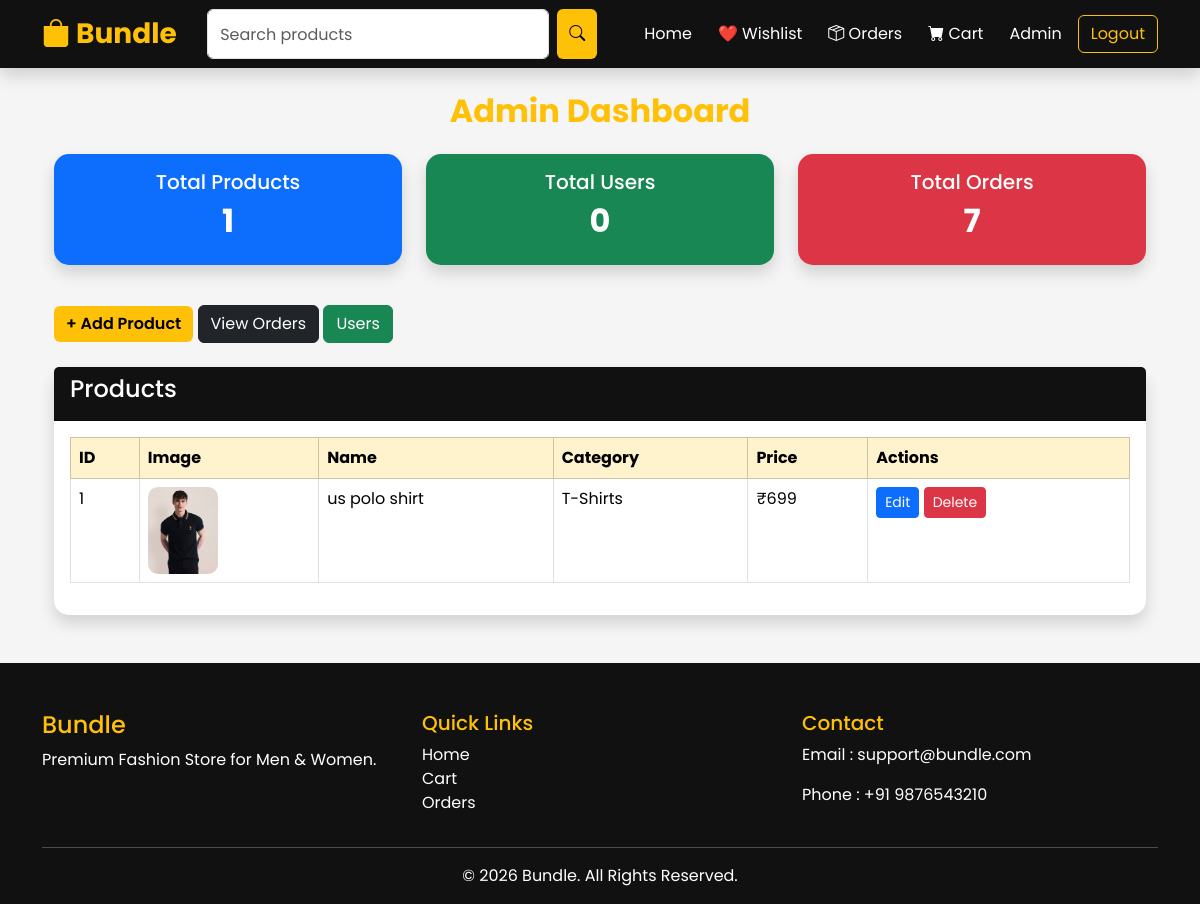
The app's page /admin (signed in), older data.
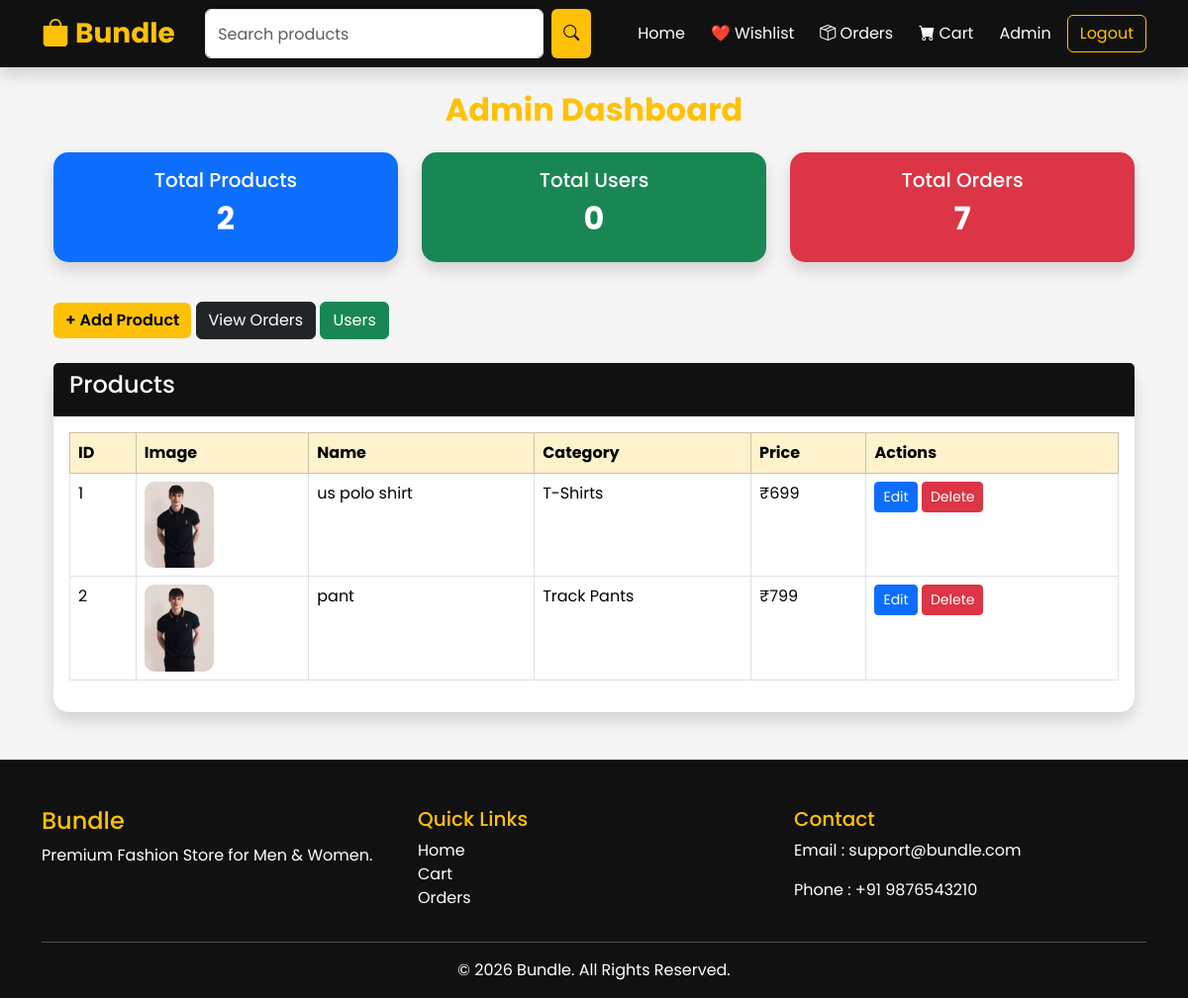
The same page, newer data.
### app.py (models this page shows)
class Product(db.Model):
    id = db.Column(
        db.Integer,
        primary_key=True
    )
    name = db.Column(
        db.String(150),
        nullable=False
    )
    category = db.Column(
        db.String(100),
        nullable=False
    )
    price = db.Column(
        db.Integer,
        nullable=False
    )
    description = db.Column(
        db.Text,
        nullable=False
    )
    image = db.Column(
        db.String(200),
        nullable=False
    )

### app.py (the view)
@app.route("/admin")
@login_required
def admin():
    if not current_user.is_admin:
        return redirect(url_for("home"))
    products = Product.query.all()
    total_products = Product.query.count()
    total_users = User.query.count()
    total_orders = Order.query.count()
    recent_orders = Order.query.order_by(
        Order.created_at.desc()
    ).limit(10).all()
    return render_template(
        "admin.html",
        products=products,
        orders=recent_orders,
        total_products=total_products,
        total_users=total_users,
        total_orders=total_orders
    )

### app.py (called while the page is built)
@login_manager.user_loader
def load_user(user_id):
    return User.query.get(int(user_id))

### templates/admin.html (shortened to what this page needs)
{% extends "base.html" %}
{% block content %}
<div class="container-fluid mt-4">
    <h2 class="text-center text-warning mb-4">
        Admin Dashboard
    </h2>
    <div class="row mb-4">
        <div class="col-md-4 mb-3">
            <div class="card bg-primary text-white shadow">
                <div class="card-body text-center">
                    <h5>Total Products</h5>
                    <h2>{{ products|length }}</h2>
                </div>
            </div>
        </div>
        <div class="col-md-4 mb-3">
            <div class="card bg-success text-white shadow">
                <div class="card-body text-center">
                    <h5>Total Users</h5>
                    <h2>{{ users|length }}</h2>
                </div>
            </div>
        </div>
        <div class="col-md-4 mb-3">
            <div class="card bg-danger text-white shadow">
                <div class="card-body text-center">
                    <h5>Total Orders</h5>
                    <h2>{{ orders|length }}</h2>
                </div>
            </div>
        </div>
    </div>
    <div class="mb-4">
        <a href="{{ url_for('add_product') }}"
           class="btn btn-warning">
            + Add Product
        </a>
        <a href="{{ url_for('orders') }}"
           class="btn btn-dark">
            View Orders
        </a>
        <a href="{{ url_for('users') }}"
           class="btn btn-success">
            Users
        </a>
    </div>
    <div class="card shadow">
        <div class="card-header bg-dark text-white">
            <h4>Products</h4>
        </div>
        <div class="card-body">
            <div class="table-responsive">
                <table class="table table-bordered table-hover">
                    <thead class="table-warning">
                        <tr>
                            <th>ID</th>
                            <th>Image</th>
                            <th>Name</th>
                            <th>Category</th>
                            <th>Price</th>
                            <th>Actions</th>
                        </tr>
                    </thead>
                    <tbody>
                        {% for product in products %}
                        <tr>
                            <td>{{ product.id }}</td>
                            <td>
                                <img src="{{ url_for('static', filename='images/' + product.image) }}"
                                     width="70">
                            </td>
                            <td>{{ product.name }}</td>
                            <td>{{ product.category }}</td>
                            <td>₹{{ product.price }}</td>
                            <td>
                                <a href="{{ url_for('edit_product', id=product.id) }}"
                                   class="btn btn-sm btn-primary">
                                    Edit
                                </a>
                                <a href="{{ url_for('delete_product', id=product.id) }}"
                                   class="btn btn-sm btn-danger"
                                   onclick="return confirm('Delete this product?')">
                                    Delete
                                </a>
                            </td>
                        </tr>
                        {% endfor %}
                    </tbody>
                </table>
            </div>
        </div>
    </div>
</div>
{% endblock %}

### templates/base.html (shortened to what this page needs)
<!DOCTYPE html>
<html lang="en">
<head>
    <link href="https://cdn.jsdelivr.net/npm/bootstrap@5.3.3/dist/css/bootstrap.min.css"
          rel="stylesheet">
    <link rel="stylesheet"
          href="https://cdn.jsdelivr.net/npm/bootstrap-icons@1.11.3/font/bootstrap-icons.min.css">
    <link rel="stylesheet"
          href="{{ url_for('static', filename='css/style.css') }}">
</head>
<body>
<nav class="navbar navbar-expand-lg navbar-dark bg-dark shadow">
    <div class="container">
        <a class="navbar-brand fw-bold text-warning fs-3"
           href="{{ url_for('home') }}">
            <i class="bi bi-bag-fill"></i> Bundle
        </a>
        <div class="collapse navbar-collapse"
             id="navbarNav">
            <form class="d-flex mx-auto"
                  action="{{ url_for('search') }}"
                  method="GET">
                <input class="form-control me-2"
                       type="search"
                       name="query"
                       placeholder="Search products">
                <button class="btn btn-warning">
                    <i class="bi bi-search"></i>
                </button>
            </form>
            <ul class="navbar-nav ms-auto align-items-center">
                <li class="nav-item">
                    <a class="nav-link"
                       href="{{ url_for('home') }}">
                        Home
                    </a>
                </li>
                {% if current_user.is_authenticated %}
                <li class="nav-item">
                    <a class="nav-link"
                       href="{{ url_for('wishlist') }}">
                        ❤️ Wishlist
                    </a>
                </li>
                <li class="nav-item">
                    <a class="nav-link"
                       href="{{ url_for('my_orders') }}">
                        <i class="bi bi-box-seam"></i>
                        Orders
                    </a>
                </li>
                <li class="nav-item">
                    <a class="nav-link position-relative"
                       href="{{ url_for('cart') }}">
                        <i class="bi bi-cart-fill"></i>
                        Cart
                    </a>
                </li>
                {% if current_user.is_admin %}
                <li class="nav-item">
                    <a class="nav-link text-warning"
                       href="{{ url_for('admin') }}">
                        Admin
                    </a>
                </li>
                {% endif %}
                <li class="nav-item">
                    <a class="btn btn-outline-warning ms-2"
                       href="{{ url_for('logout') }}">
                        Logout
                    </a>
                </li>
                {% endif %}
            </ul>
        </div>
    </div>
</nav>
<div class="container mt-4">
    {% block content %}
    {% endblock %}
</div>
<footer class="bg-dark text-white mt-5 pt-5 pb-3">
    <div class="container">
        <div class="row">
            <div class="col-md-4">
                <h4 class="text-warning">
                    Bundle
                </h4>
                <p>
                    Premium Fashion Store for Men & Women.
                </p>
            </div>
            <div class="col-md-4">
                <h5>
                    Quick Links
                </h5>
                <ul class="list-unstyled">
                    <li>
                        <a href="{{ url_for('home') }}"
                           class="text-white text-decoration-none">
                            Home
                        </a>
                    </li>
                    <li>
                        <a href="{{ url_for('cart') }}"
                           class="text-white text-decoration-none">
                            Cart
                        </a>
                    </li>
                    <li>
                        <a href="{{ url_for('my_orders') }}"
                           class="text-white text-decoration-none">
                            Orders
                        </a>
                    </li>
                </ul>
            </div>
            <div class="col-md-4">
                <h5>
                    Contact
                </h5>
                <p>Email : support@bundle.com</p>
                <p>Phone : +91 9876543210</p>
            </div>
        </div>
        <hr>
        <div class="text-center">
            © 2026 Bundle. All Rights Reserved.
        </div>
    </div>
</footer>
</body>
</html>

### static/css/style.css (style rules this page uses)
* { margin:0; padding:0; box-sizing:border-box; font-family:'Poppins',sans-serif; }
body { background:#f5f5f5; color:#222; }
.navbar { background:#111 !important; }
.navbar-brand { font-size:30px; font-weight:bold; }
.nav-link { color:white !important; margin-left:10px; }
.btn-warning { background:#ffc107; border:none; font-weight:600; }
h2 { font-weight:700; }
.card { border:none; transition:.4s; border-radius:15px; }
.card img { border-radius:15px 15px 0 0; }
.bg-dark { background:#111 !important; }
.bg-dark input { height:50px; }
footer { background:#111; }
footer h4, footer h5 { color:#ffc107; }
footer a { color:white; }
form input { border-radius:30px; }
form button { border-radius:30px; }
.table img { border-radius:10px; }
.table { background:white; }
table { background:white; }

Row changes from the older to the newer data that the page shows:
added Product: id "2", image (picture), name "pant", category "Track Pants", price "799"
Text that changed along with them:
{{ products|length }}: "1" → "2"
